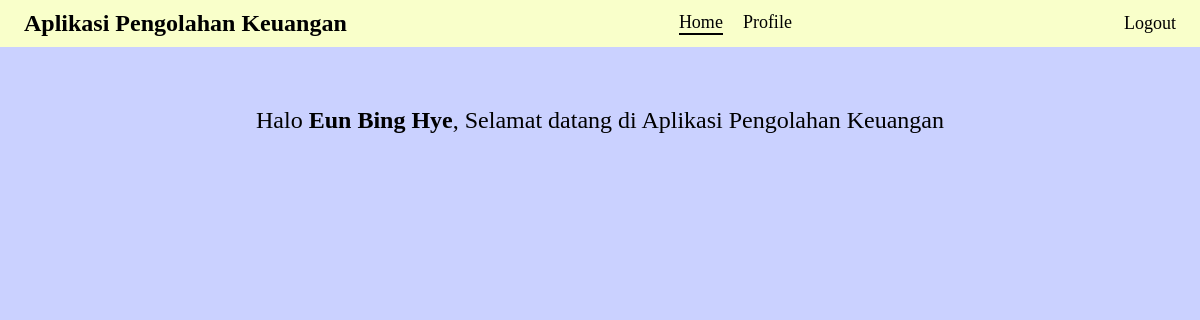
Screenshot of /home.php?id=Ppti200913 with the database file from the repository.
### tables this page shows
CREATE TABLE `user_profile` (
  `username` varchar(30) NOT NULL,
  `password` varchar(20) NOT NULL,
  `nama-depan` varchar(15) NOT NULL,
  `nama-tengah` varchar(15) NOT NULL,
  `nama-belakang` varchar(15) NOT NULL,
  `tempat-lahir` varchar(30) NOT NULL,
  `tgl-lahir` date NOT NULL,
  `nik` bigint(16) NOT NULL,
  `warga-negara` varchar(30) NOT NULL,
  `email` varchar(100) NOT NULL,
  `phone` bigint(13) NOT NULL,
  `alamat` text NOT NULL,
  `kode-pos` int(5) NOT NULL,
  `foto-profil` longblob NOT NULL
);

### home.php (the view, shortened to what this page needs)
<!DOCTYPE html>
<html lang="en">
<head>
</head>
<body>
    <header>
        <b>Aplikasi Pengolahan Keuangan</b>
        <nav>
            <?php
                echo "<a href='home.php?id=".$_GET['id']."' style='border-bottom: 2px solid #000;'>Home</a>";
                echo "<a href='profile.php?id=".$_GET['id']."'>Profile</a>";
            ?>
        </nav>
        <a href="logout.php">Logout</a>
    </header>
    <?php
        include("config.php");
        $str_query = "SELECT * FROM user_profile WHERE username = '$_GET[id]'";
        $query = mysqli_query($connection, $str_query);
        $row = mysqli_fetch_array($query);
        echo "<p>Halo <b>".$row['nama-depan']." ".$row['nama-tengah']." ".$row['nama-belakang']."</b>, Selamat datang di Aplikasi Pengolahan Keuangan</p>";
    ?>
</body>
</html>

### home.php (style rules this page uses)
body { background-color: #cad1ff; margin: 0; box-sizing: border-box; font-size: 24px; text-align: center; }
header { display: flex; justify-content: space-between; align-items: center; background-color: #f9ffca; padding: 10px 2%; margin-bottom: 5%; }
a { text-decoration: none; color: #000; font-size: 18px; }
nav { display: flex; gap: 20px; }

### rows the page displays
user_profile: value "Eun", value "Bing", value "Hye"
